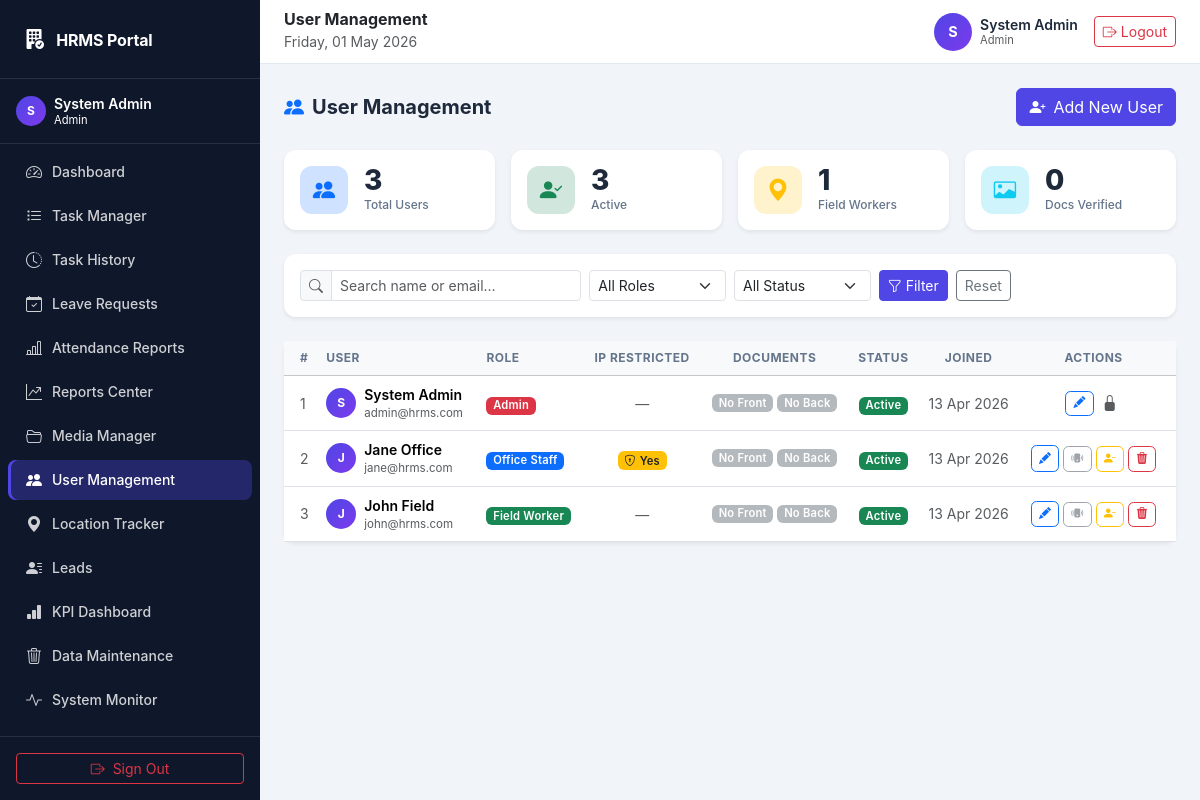
/admin_users.php (signed in), run on the app's committed database.
### tables this page shows
CREATE TABLE `users` (
  `id`                   INT UNSIGNED     NOT NULL AUTO_INCREMENT,
  `name`                 VARCHAR(100)     NOT NULL,
  `email`                VARCHAR(150)     NOT NULL,
  `password`             VARCHAR(255)     NOT NULL,
  `role`                 ENUM('admin','office_staff','field_worker') NOT NULL DEFAULT 'office_staff',
  `office_ip_restricted` TINYINT(1)       NOT NULL DEFAULT 1
                           COMMENT '1 = enforce IP check at check-in',
  `is_active`            TINYINT(1)       NOT NULL DEFAULT 1,
  `created_at`           TIMESTAMP        NOT NULL DEFAULT CURRENT_TIMESTAMP,
  `updated_at`           TIMESTAMP        NOT NULL DEFAULT CURRENT_TIMESTAMP
                           ON UPDATE CURRENT_TIMESTAMP,
  PRIMARY KEY (`id`),
  UNIQUE KEY `uq_email` (`email`)
);

### admin_users.php (the view, shortened to what the rows shown need)
<?php
require_once __DIR__ . '/auth.php';
require_once __DIR__ . '/db_connect.php';
$user = getCurrentUser();
$db   = getDB();
$where  = [];
$params = [];
$sql = 'SELECT * FROM users'
     . ($where ? ' WHERE ' . implode(' AND ', $where) : '')
     . ' ORDER BY role ASC, name ASC';
$stUsers = $db->prepare($sql);
$stUsers->execute($params);
$allUsers = $stUsers->fetchAll();
function roleBadge(string $role): string {
    return match($role) {
        'admin'        => '<span class="badge bg-danger">Admin</span>',
        'office_staff' => '<span class="badge bg-primary">Office Staff</span>',
        'field_worker' => '<span class="badge bg-success">Field Worker</span>',
        default        => '<span class="badge bg-secondary">' . h(ucfirst($role)) . '</span>',
    };
}
include __DIR__ . '/includes/header.php';
?>
<div class="card border-0 shadow-sm">
  <div class="table-responsive">
    <table class="table table-hover align-middle mb-0">
      <thead class="table-light">
        <tr>
          <th class="ps-3">#</th>
          <th>User</th>
          <th>Role</th>
          <th class="text-center">IP Restricted</th>
          <th class="text-center">Documents</th>
          <th class="text-center">Status</th>
          <th class="text-center">Joined</th>
          <th class="pe-3 text-center">Actions</th>
        </tr>
      </thead>
      <tbody>
        <?php foreach ($allUsers as $i => $u): ?>
        <tr class="<?= !$u['is_active'] ? 'table-secondary opacity-75' : '' ?>">
          <td class="ps-3 text-muted small"><?= $i + 1 ?></td>
          <td>
            <div class="d-flex align-items-center gap-2">
              <div class="avatar-circle avatar-sm flex-shrink-0"><?= strtoupper(substr($u['name'],0,1)) ?></div>
              <div>
                <div class="fw-semibold small"><?= h($u['name']) ?></div>
                <div class="text-muted" style="font-size:.72rem"><?= h($u['email']) ?></div>
              </div>
            </div>
          </td>
          <td><?= roleBadge($u['role']) ?></td>
          <td class="text-center">
            <?= $u['office_ip_restricted']
              ? '<span class="badge bg-warning text-dark"><i class="bi bi-shield-lock me-1"></i>Yes</span>'
              : '<span class="text-muted small">—</span>' ?>
          </td>
          <td class="text-center">
            <div class="d-flex justify-content-center gap-1">
              <?php if ($u['id_front']): ?>
              <a href="download.php?path=<?= urlencode($u['id_front']) ?>" target="_blank"
                 class="btn btn-xs btn-outline-success" title="View ID Front">
                <i class="bi bi-card-image me-1"></i>Front
              </a>
              <?php else: ?>
              <span class="badge bg-secondary opacity-50">No Front</span>
              <?php endif; ?>
              <?php if ($u['id_back']): ?>
              <a href="download.php?path=<?= urlencode($u['id_back']) ?>" target="_blank"
                 class="btn btn-xs btn-outline-info" title="View ID Back">
                <i class="bi bi-card-image me-1"></i>Back
              </a>
              <?php else: ?>
              <span class="badge bg-secondary opacity-50">No Back</span>
              <?php endif; ?>
            </div>
          </td>
          <td class="text-center">
            <?= $u['is_active']
              ? '<span class="badge bg-success">Active</span>'
              : '<span class="badge bg-secondary">Inactive</span>' ?>
          </td>
          <td class="text-center small text-muted"><?= h(date('d M Y', strtotime($u['created_at']))) ?></td>
          <td class="text-center pe-3">
            <div class="d-flex justify-content-center gap-1">
              <button class="btn btn-xs btn-outline-primary btn-edit-user" title="Edit user"
                      data-id="<?= $u['id'] ?>"
                      data-name="<?= h($u['name']) ?>"
                      data-email="<?= h($u['email']) ?>"
                      data-role="<?= h($u['role']) ?>"
                      data-ip="<?= $u['office_ip_restricted'] ?>"
                      data-active="<?= $u['is_active'] ?>"
                      data-front="<?= h($u['id_front'] ?? '') ?>"
                      data-back="<?= h($u['id_back'] ?? '') ?>">
                <i class="bi bi-pencil-fill"></i>
              </button>
              <?php if ((int)$u['id'] !== (int)$user['id']): ?>
              <?php
                $hasDevice  = !empty($u['device_id'] ?? null);
                $hasSession = !empty($u['session_token'] ?? null);
                $resetTitle = $u['role'] === 'field_worker'
                    ? ($hasDevice ? 'Reset bound device' : 'No device bound — clear active session')
                    : ($hasSession ? 'Force sign-out (clear active session)' : 'No active session');
                $resetEnabled = $hasDevice || $hasSession;
              ?>
              <form method="POST" class="d-inline">
                <button type="submit"
                        class="btn btn-xs <?= $resetEnabled ? 'btn-outline-info' : 'btn-outline-secondary' ?>"
                        title="<?= h($resetTitle) ?>"
                        <?= $resetEnabled ? '' : 'disabled' ?>
                        onclick="return confirm('Reset device & active session for \'<?= h($u['name']) ?>\'? They will be signed out and (if a field worker) can register a new device on next login.')">
                  <i class="bi bi-phone-vibrate-fill"></i>
                </button>
              </form>
              <form method="POST" class="d-inline">
                <button type="submit"
                        class="btn btn-xs <?= $u['is_active'] ? 'btn-outline-warning' : 'btn-outline-success' ?>"
                        title="<?= $u['is_active'] ? 'Deactivate' : 'Activate' ?>"
                        onclick="return confirm('<?= $u['is_active'] ? 'Deactivate' : 'Activate' ?> this user?')">
                  <i class="bi bi-person-<?= $u['is_active'] ? 'dash' : 'check' ?>-fill"></i>
                </button>
              </form>
              <form method="POST" class="d-inline">
                <button type="submit" class="btn btn-xs btn-outline-danger" title="Delete"
                        onclick="return confirm('Delete \'<?= h($u['name']) ?>\'? Cannot be undone.')">
                  <i class="bi bi-trash3-fill"></i>
                </button>
              </form>
              <?php else: ?>
              <span class="text-muted px-1"><i class="bi bi-lock-fill" title="Your account"></i></span>
              <?php endif; ?>
            </div>
          </td>
        </tr>
        <?php endforeach; ?>
      </tbody>
    </table>
  </div>
</div>
<?php include __DIR__ . '/includes/footer.php'; ?>

### includes/header.php (shortened to what the rows shown need)
<?php
$role = $user['role'];
?>
<!DOCTYPE html>
<html lang="en">
<head>
  <link href="assets/vendor/bootstrap.min.css" rel="stylesheet">
  <link href="assets/vendor/bootstrap-icons.min.css" rel="stylesheet">
  <link href="assets/css/style.css" rel="stylesheet">
</head>
<body class="hrms-app" data-role="<?= h($role) ?>" data-userid="<?= (int)$user['id'] ?>">
    <?php include __DIR__ . '/sidebar_nav.php'; ?>
<aside class="hrms-sidebar hrms-sidebar-fixed d-none d-lg-flex flex-column text-white">
  <?php include __DIR__ . '/sidebar_nav.php'; ?>
</aside>
<div class="hrms-main">
  <header class="hrms-header d-none d-lg-flex align-items-center px-4 gap-3">
    <div class="ms-auto d-flex align-items-center gap-3">
      <div class="d-flex align-items-center gap-2">
        <div class="avatar-circle">
          <?= strtoupper(substr($user['name'], 0, 1)) ?>
        </div>
        <div class="lh-sm">
          <div class="fw-semibold small"><?= h($user['name']) ?></div>
          <div class="text-muted" style="font-size:.7rem"><?= ucfirst(str_replace('_',' ',$role)) ?></div>
        </div>
      </div>
    </div>
  </header>
  <main class="hrms-content p-3 p-md-4">

### includes/sidebar_nav.php (shortened to what the rows shown need)
<?php
$role        = $user['role'];
?>
<div class="px-3 py-3 border-bottom border-white border-opacity-10">
  <div class="d-flex align-items-center gap-2">
    <div class="avatar-circle avatar-sm flex-shrink-0">
      <?= strtoupper(substr($user['name'], 0, 1)) ?>
    </div>
    <div class="lh-sm overflow-hidden">
      <div class="fw-semibold small text-truncate"><?= h($user['name']) ?></div>
      <div class="opacity-60" style="font-size:.7rem">
        <?= ucfirst(str_replace('_', ' ', $role)) ?>
      </div>
    </div>
  </div>
</div>

### data on the page
users: name "S", name "System Admin", role "Admin", email "admin@hrms.com", shows "No Front", shows "No Back", is_active "Active", created_at "13 Apr 2026"
users: name "J", name "Jane Office", email "jane@hrms.com", role "Office Staff", office_ip_restricted 1 (drawn), shows "No Front", shows "No Back", is_active "Active", created_at "13 Apr 2026"
users: name "J", name "John Field", email "john@hrms.com", role "Field Worker", shows "No Front", shows "No Back", is_active "Active", created_at "13 Apr 2026"

### other printed values
SITE_NAME "HRMS Portal"
$item['label'] "Dashboard"
$item['label'] "Task Manager"
$item['label'] "Task History"
$item['label'] "Leave Requests"
$item['label'] "Attendance Reports"
$item['label'] "Reports Center"
$item['label'] "Media Manager"
$item['label'] "User Management"
$item['label'] "Location Tracker"
$item['label'] "Leads"
$item['label'] "KPI Dashboard"
$item['label'] "Data Maintenance"
$item['label'] "System Monitor"
$pageTitle "User Management"
